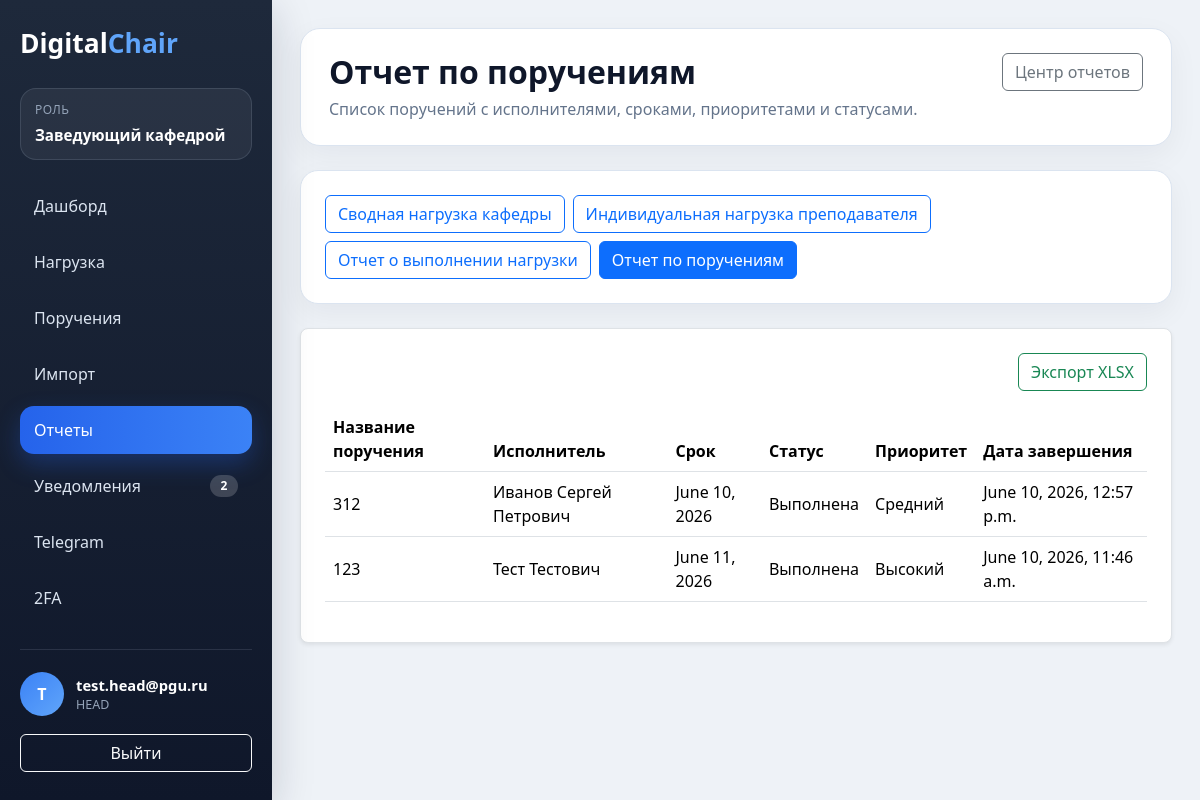
Page /reports/tasks/ (signed in) on the earlier database version.
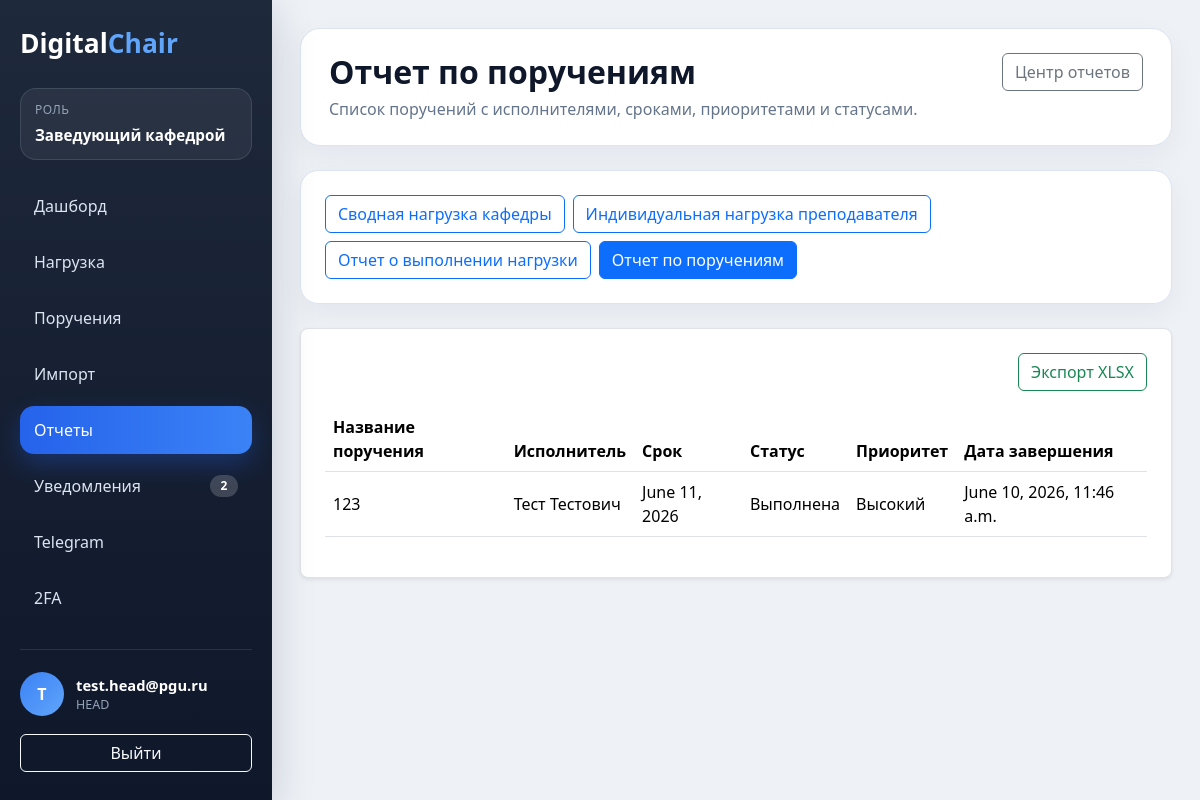
Same page on the later database version.
### apps/assignments/models.py (models this page shows, shortened)
class Task(models.Model):
    class Statuses(models.TextChoices):
        NEW = 'NEW', 'Новая'
        IN_PROGRESS = 'IN_PROGRESS', 'В работе'
        COMPLETED = 'COMPLETED', 'Выполнена'
        CANCELLED = 'CANCELLED', 'Отменена'
    class Priorities(models.TextChoices):
        LOW = 'LOW', 'Низкий'
        MEDIUM = 'MEDIUM', 'Средний'
        HIGH = 'HIGH', 'Высокий'
    title = models.CharField(
        max_length=255
    )
    description = models.TextField()
    teacher = models.ForeignKey(
        Teacher,
        on_delete=models.CASCADE,
        related_name='tasks'
    )
    created_by = models.ForeignKey(
        settings.AUTH_USER_MODEL,
        on_delete=models.CASCADE,
        related_name='created_tasks'
    )
    due_date = models.DateField()
    status = models.CharField(
        max_length=20,
        choices=Statuses.choices,
        default=Statuses.NEW
    )
    priority = models.CharField(
        max_length=20,
        choices=Priorities.choices,
        default=Priorities.MEDIUM
    )
    attachment = models.FileField(
        upload_to='assignments/',
        blank=True,
        null=True,
        validators=[
            FileExtensionValidator(
                allowed_extensions=[
                    'pdf',
                    'docx',
                    'xlsx',
                    'png',
                    'jpg',
                    'jpeg',
                ]
            ),
            validate_attachment_size
        ]
    )
    created_at = models.DateTimeField(
        auto_now_add=True
    )
    completed_at = models.DateTimeField(
        blank=True,
        null=True
    )

### apps/core/models.py (models this page shows, shortened)
class Teacher(models.Model):
    POSITION_CHOICES = [
        ('assistant', 'Ассистент'),
        ('senior_teacher', 'Старший преподаватель'),
        ('docent', 'Доцент'),
        ('professor', 'Профессор'),
    ]
    user = models.OneToOneField(
        settings.AUTH_USER_MODEL,
        on_delete=models.CASCADE,
        related_name='teacher_profile'
    )
    full_name = models.CharField(
        max_length=255
    )
    position = models.CharField(
        max_length=50,
        choices=POSITION_CHOICES
    )
    academic_degree = models.CharField(
        max_length=255,
        blank=True,
        null=True
    )
    rate = models.DecimalField(
        max_digits=3,
        decimal_places=1,
        default=1.0
    )
    max_hours = models.PositiveIntegerField(
        default=900
    )

### apps/reports/views.py (the view)
@login_required(login_url='/login/')
@task_reports_required
@never_cache
def tasks_report_view(request):
    return render_report_page(
        request,
        'reports/tasks_report.html',
        get_tasks_report_context(),
        active_report='tasks'
    )

### apps/reports/views.py (called while the page is built)
def role_required(*roles):
    return user_passes_test(
        lambda user: user.is_authenticated and user.role in roles,
        login_url='/login/'
    )

def get_dashboard_url(user):
    if user.role == User.Roles.ADMIN:
        return '/admin-dashboard/'
    if user.role == User.Roles.HEAD:
        return '/head-dashboard/'
    if user.role == User.Roles.STUDY_MASTER:
        return '/study-dashboard/'
    return '/teacher-dashboard/'

def get_report_links(user):
    report_links = []
    for report_key in (
        'workload-summary',
        'teacher-workload',
        'workload-execution',
        'tasks',
        'contingent',
    ):
        report = REPORT_DEFINITIONS[report_key]
        if user.role in report['roles']:
            report_links.append({
                'key': report_key,
                'title': report['title'],
                'description': report['description'],
                'url': report['url']
            })
    return report_links

### templates/reports/tasks_report.html (shortened to what this page needs)
{% extends 'reports/base.html' %}
{% block report_content %}
    <div class="bg-white border rounded-3 p-4 shadow-sm">
        <div class="d-flex justify-content-end mb-3">
            <a href="/reports/tasks/export/xlsx/"
               class="btn btn-outline-success">
                Экспорт XLSX
            </a>
        </div>
        <div class="table-responsive">
            <table class="table align-middle">
                <thead>
                <tr>
                    <th>Название поручения</th>
                    <th>Исполнитель</th>
                    <th>Срок</th>
                    <th>Статус</th>
                    <th>Приоритет</th>
                    <th>Дата завершения</th>
                </tr>
                </thead>
                <tbody>
                {% for task in tasks %}
                    <tr>
                        <td>{{ task.title }}</td>
                        <td>{{ task.teacher.full_name }}</td>
                        <td>{{ task.due_date }}</td>
                        <td>{{ task.get_status_display }}</td>
                        <td>{{ task.get_priority_display }}</td>
                        <td>{{ task.completed_at|default:'-' }}</td>
                    </tr>
                {% endfor %}
                </tbody>
            </table>
        </div>
    </div>
{% endblock %}

### templates/base/base.html (shortened to what this page needs)
<!DOCTYPE html>
<html lang="ru">
<head>
    <link href="https://cdn.jsdelivr.net/npm/bootstrap@5.3.3/dist/css/bootstrap.min.css"
          rel="stylesheet">
</head>
<body>
{% if request.user.is_authenticated %}
    <div class="app-shell">
        <aside class="app-sidebar">
            <h1 class="app-logo">Digital<span>Chair</span></h1>
            <div class="app-role">
                <span class="app-role-label">Роль</span>
                <span class="app-role-value">{{ ui_role_label }}</span>
            </div>
            <nav class="app-nav">
                {% for item in ui_navigation_items %}
                    <a href="{{ item.url }}"
                       class="app-nav-link{% if item.is_active %} active{% endif %}">
                        <span>{{ item.label }}</span>
                        {% if item.badge %}
                            <span class="app-nav-badge">{{ item.badge }}</span>
                        {% endif %}
                    </a>
                {% endfor %}
            </nav>
            <div class="app-sidebar-footer">
                <div class="app-user">
                    <div class="app-user-avatar">
                        {{ request.user.email|first|upper }}
                    </div>
                    <div>
                        <div class="app-user-email">{{ request.user.email }}</div>
                        <div class="app-user-role">{{ request.user.role }}</div>
                    </div>
                </div>
                <a href="/logout/" class="btn btn-outline-light w-100">Выйти</a>
            </div>
        </aside>
        <main class="app-main">
            <header class="app-page-header">
                <div>
                    <h1 class="app-page-title">{% block page_title %}DigitalChair{% endblock %}</h1>
                    {% block page_subtitle %}{% endblock %}
                </div>
                <div class="app-toolbar">
                    {% block page_actions %}{% endblock %}
                </div>
            </header>
            {% block content %}{% endblock %}
        </main>
    </div>
{% else %}
    {% block anonymous_content %}{% endblock %}
{% endif %}
</body>
</html>

Differences in the rows shown:
removed Task: title "312", teacher.full_name "Иванов Сергей Петрович", due_date "June 10, 2026", status "Выполнена", priority "Средний", completed_at "June 10, 2026, 12:57 p.m."
